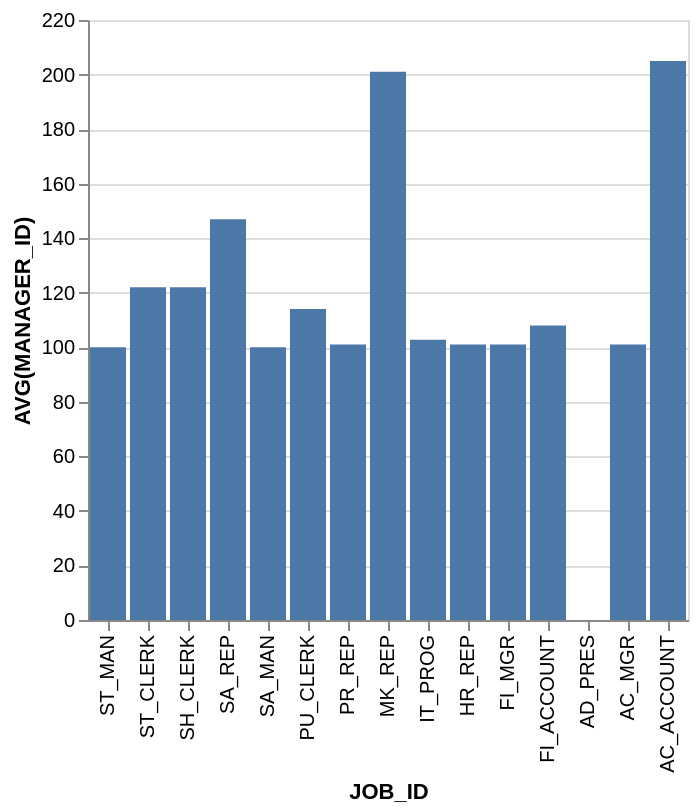

Specify this chart in Vega-Lite:
### Vega-Lite specification from a JSON file in a GitHub repository (floating-point values rounded to 4 significant figures)
{"data": {"values": [{"x_data": "ST_MAN", "y_data": 100}, {"x_data": "ST_CLERK", "y_data": 122}, {"x_data": "SH_CLERK", "y_data": 122}, {"x_data": "SA_REP", "y_data": 146.9}, {"x_data": "SA_MAN", "y_data": 100}, {"x_data": "PU_CLERK", "y_data": 114}, {"x_data": "PR_REP", "y_data": 101}, {"x_data": "MK_REP", "y_data": 201}, {"x_data": "IT_PROG", "y_data": 102.8}, {"x_data": "HR_REP", "y_data": 101}, {"x_data": "FI_MGR", "y_data": 101}, {"x_data": "FI_ACCOUNT", "y_data": 108}, {"x_data": "AD_PRES", "y_data": 0}, {"x_data": "AC_MGR", "y_data": 101}, {"x_data": "AC_ACCOUNT", "y_data": 205}]}, "mark": "bar", "encoding": {"x": {"field": "x_data", "type": "nominal", "title": "JOB_ID", "sort": "descending"}, "y": {"field": "y_data", "type": "quantitative", "title": "AVG(MANAGER_ID)"}}}
